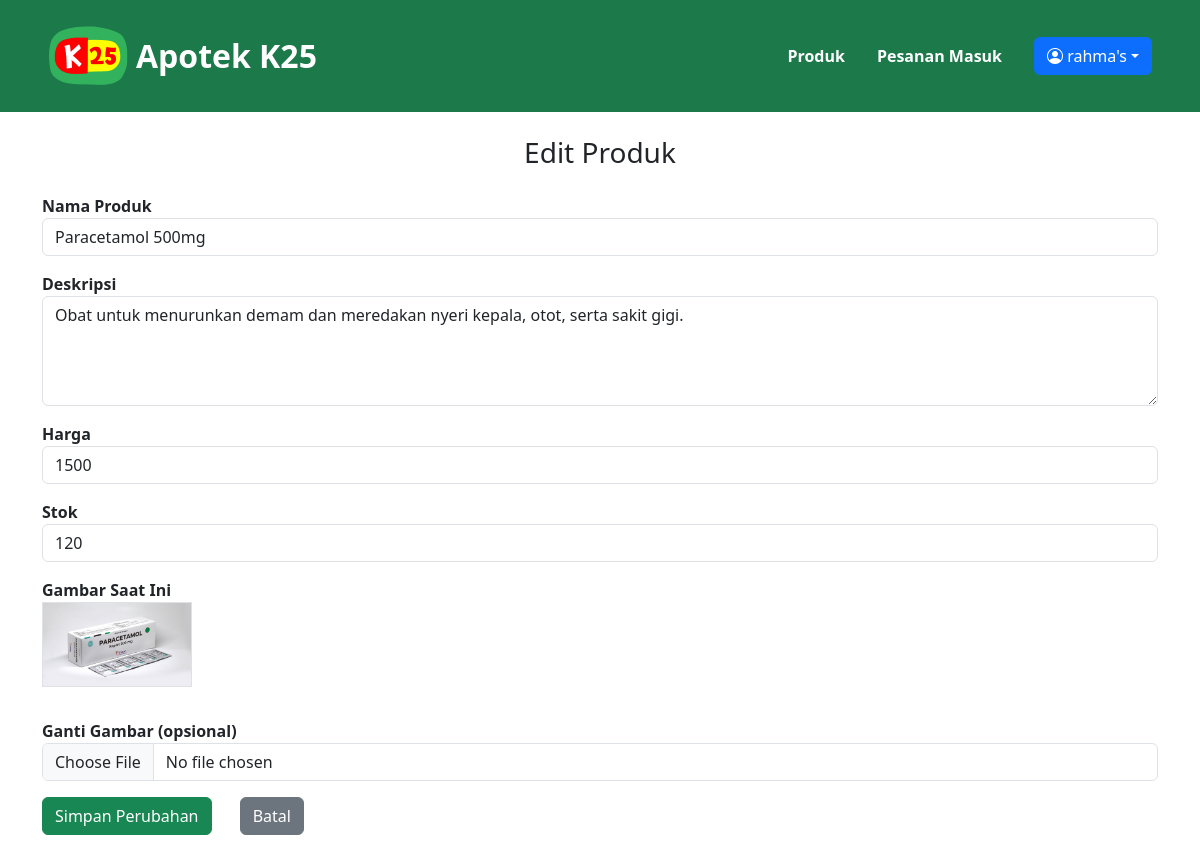
The app's page /admin/edit_produk.php?id=1 (signed in), older data.
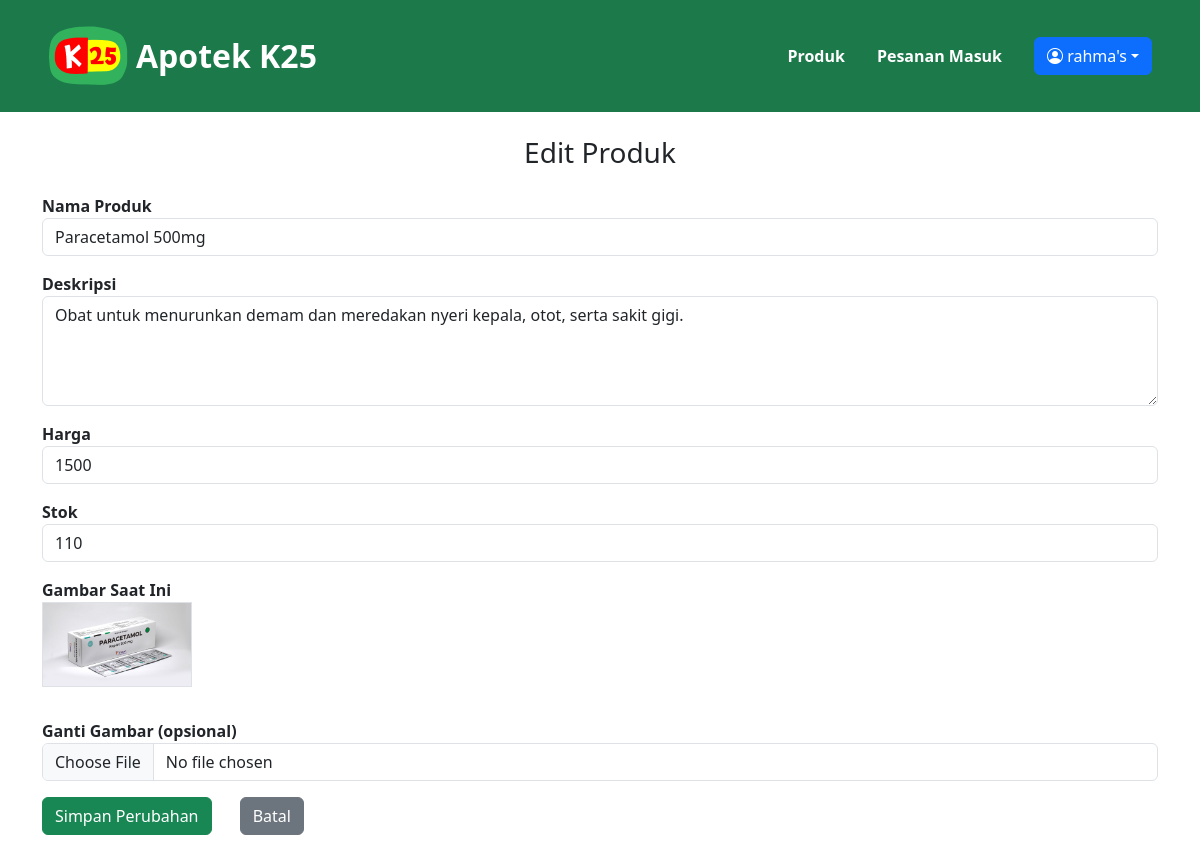
The same page, newer data.
### tables this page shows
CREATE TABLE `obat` (
  `id_obat` int(11) NOT NULL,
  `gambar` varchar(255) DEFAULT NULL,
  `nama_obat` varchar(100) NOT NULL,
  `deskripsi` text DEFAULT NULL,
  `stok` int(11) DEFAULT 0,
  `harga` int(11) NOT NULL
);

### admin/edit_produk.php (the view, shortened to what this page needs)
<?php
include "../connection.php";
if (isset($_GET['id'])) {
    $id = $_GET['id'];
} else if (isset($_POST['submit'])) {
    $id = $_POST['id'];
}
$query = mysqli_query($connect, "SELECT * FROM obat WHERE id_obat='$id'");
$data = mysqli_fetch_assoc($query);
?>
<!doctype html>
<html lang="en">
<head>
    <link rel="stylesheet" href="https://cdn.jsdelivr.net/npm/bootstrap-icons@1.13.1/font/bootstrap-icons.min.css">
    <link href="https://cdn.jsdelivr.net/npm/bootstrap@5.3.8/dist/css/bootstrap.min.css" rel="stylesheet">
</head>
<body style="background-color: #ffffff;">
    <?php include ('adminHeader.php'); ?>
<div class="container m-4 mx-auto">
    <h3 class="text-center">Edit Produk</h3>
    <form action="edit_produk.php" method="POST" enctype="multipart/form-data">
        <label class="mt-3">Nama Produk</label>
        <input type="text" name="nama_obat" value="<?= $data['nama_obat']; ?>" class="form-control" required>
        <label class="mt-3">Deskripsi</label>
        <textarea name="deskripsi" class="form-control" rows="4" required><?= $data['deskripsi']; ?></textarea>
        <label class="mt-3">Harga</label>
        <input type="number" name="harga" value="<?= $data['harga']; ?>" class="form-control" required>
        <label class="mt-3">Stok</label>
        <input type="number" name="stok" value="<?= $data['stok']; ?>" class="form-control" required>
        <label class="mt-3">Gambar Saat Ini</label><br>
        <img src="../images/<?= $data['gambar']; ?>" width="150" class="border mb-3"><br>
        <label class="mt-3">Ganti Gambar (opsional)</label>
        <input type="file" name="gambar" class="form-control">
        <button type="submit" name="submit" class="btn btn-success mt-3">Simpan Perubahan</button>
        <a href="produk.php" class="btn btn-secondary mt-3 ms-4">Batal</a>
    </form>
</div>
</body>
</html>

Row changes from the older to the newer data that the page shows:
changed obat "Paracetamol 500mg": stok "120" → "110"
